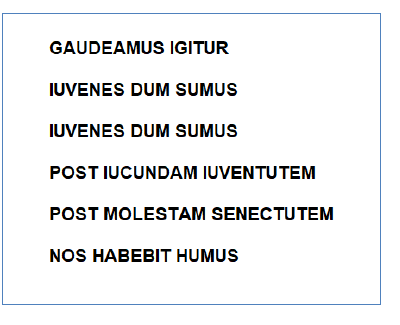
%> input picture test.bmp, 400 x 325 px
$ octave --eval "result = tempCharProcess('test.bmp');"   (GNU Octave 9; MATLAB toolbox functions it lacks are replaced by stand-ins)
%> lines starting %> are read from the running program, lines starting %| are printed output that depends on the picture
function [processedChar] = tempCharProcess(charbmp)
%> called with charbmp = 'test.bmp'
% Process character to get for database/comparison purposes
%   Args:
%       charbmp      : bmp filename of the character (before processing)
%   Returns:
%       processedChar: character for later processes

    % INITIAL IMPLEMENTATION BEFORE DATABASE WAS CREATED

    % The lines with a $ after them will be replaced/removed after the
    % database is created

    processedChar = imread(charbmp);% $
%> processedChar is the input picture: size 325x400x3 uint8; mean R, G, B 237.9, 238.4, 239
    processedChar = im2double(processedChar);% $
%> processedChar: size 325x400x3 double
    processedChar = im2gray(processedChar);% $
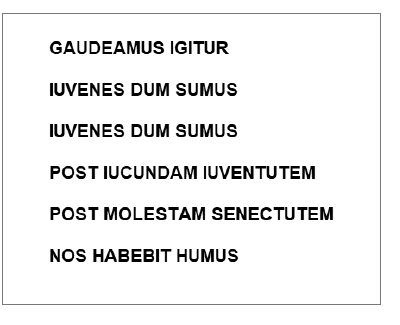
%> processedChar: size 325x400 double; min 0, max 1, mean 0.934
    processedChar = imresize(processedChar,[32 32]);% $
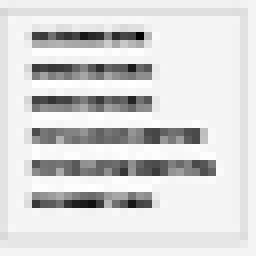
%> processedChar: size 32x32 double (shown 8 times larger); min 0.443, max 1.03, mean 0.935; drawn with min black and max white

end

$ run again, on alphabet_bold.bmp
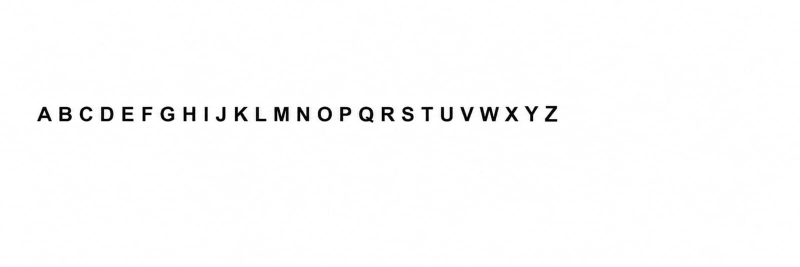
%> input picture alphabet_bold.bmp, 1600 x 533 px (shown at 1/2 size)
%> in tempCharProcess, processedChar is the input picture: size 533x1600x3 uint8; min 0, max 255, mean 251.6
%> in tempCharProcess, `processedChar = imresize(processedChar,[32 32]);`:
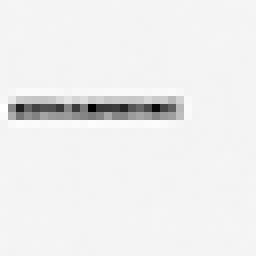
%> processedChar: size 32x32 double (shown 8 times larger); min 0.543, max 1.02, mean 0.987; drawn with min black and max white
